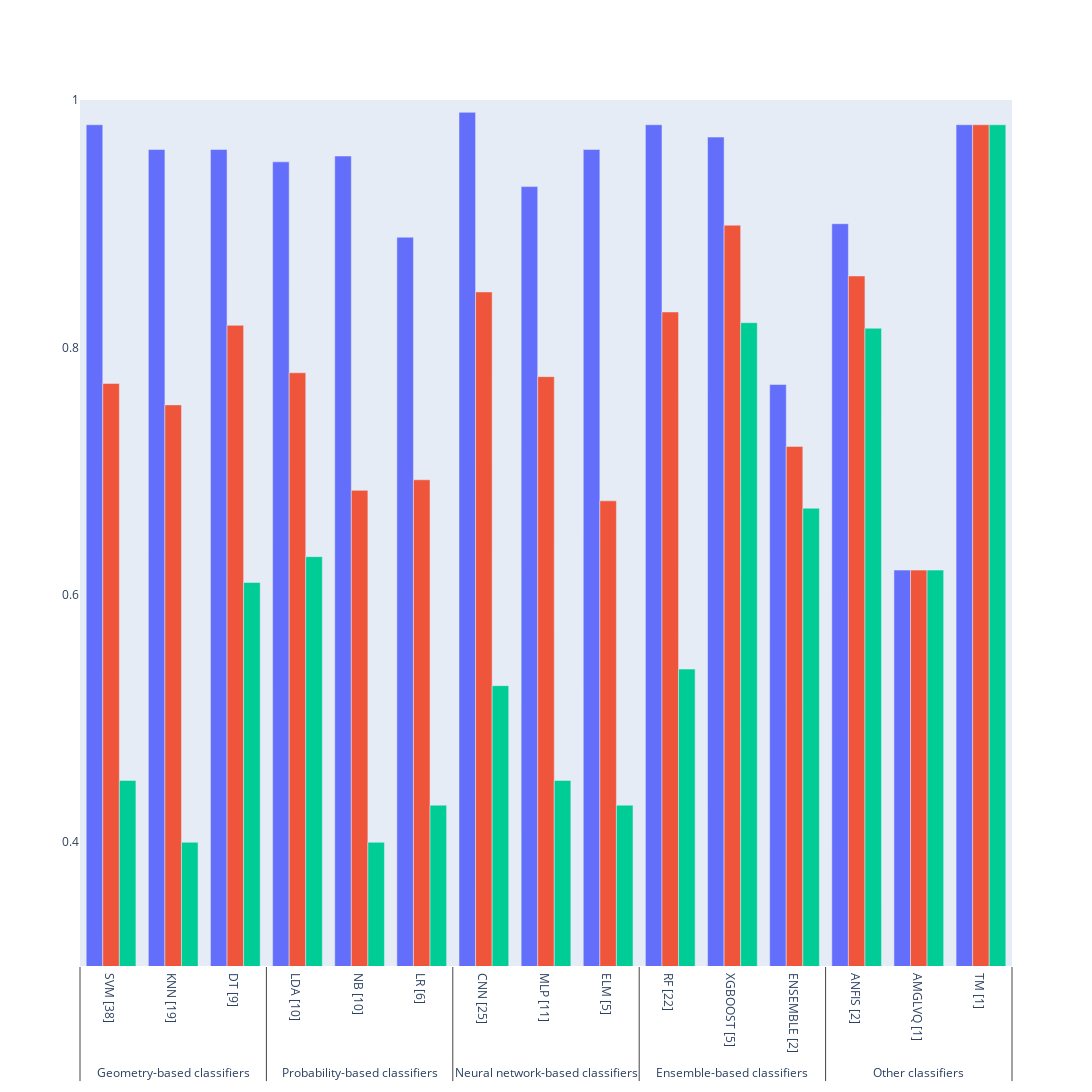

Notebook source saved alongside this figure:
### Code cell
import plotly.graph_objects as go
x = [
    df_class_vis['Category'].values.tolist(),
    df_class_vis['classifiers'].values.tolist()
    
]

fig = go.Figure()
fig.add_bar(name='max', x=x,y=df_class_vis['max'].values.tolist())#, text=df_class_vis['max'].values.tolist())
fig.add_bar(name='mean', x=x,y=df_class_vis['mean'].values.tolist())#, text=df_class_vis['mean'].values.tolist())
fig.add_bar(name='min', x=x,y=df_class_vis['min'].values.tolist())#, text=df_class_vis['min'].values.tolist())

#fig.update_traces(texttemplate='%{text:.2f}', textposition='outside')
fig.update_layout(legend_orientation="h",
                  legend=dict(x=0.4, y=1.15))  # Positions the legend above the chart
fig.update_layout(width=2200, height=1200,
                  yaxis={'showgrid': False, 'range':[0.3, 1.0],'dtick': 0.2},
                  showlegend =False)  # Customize the width and height in pixels



fig.show()

### Figure 1 — Plotly figure (JSON) as saved in the notebook; plotly's stock layout.template omitted (floating-point values rounded to 4 significant figures)
{"data": [{"name": "max", "type": "bar", "x": [["Geometry-based classifiers", "Geometry-based classifiers", "Geometry-based classifiers", "Probability-based classifiers", "Probability-based classifiers", "Probability-based classifiers", "Neural network-based classifiers", "Neural network-based classifiers", "Neural network-based classifiers", "Ensemble-based classifiers", "Ensemble-based classifiers", "Ensemble-based classifiers", "Other classifiers", "Other classifiers", "Other classifiers"], ["SVM [38]", "KNN [19]", "DT [9]", "LDA [10]", "NB [10]", "LR [6]", "CNN [25]", "MLP [11]", "ELM [5]", "RF [22]", "XGBOOST [5]", "ENSEMBLE [2]", "ANFIS [2]", "AMGLVQ [1]", "TM [1]"]], "y": [0.98, 0.96, 0.96, 0.95, 0.9547, 0.8891, 0.99, 0.93, 0.96, 0.98, 0.97, 0.77, 0.9, 0.62, 0.98]}, {"name": "mean", "type": "bar", "x": [["Geometry-based classifiers", "Geometry-based classifiers", "Geometry-based classifiers", "Probability-based classifiers", "Probability-based classifiers", "Probability-based classifiers", "Neural network-based classifiers", "Neural network-based classifiers", "Neural network-based classifiers", "Ensemble-based classifiers", "Ensemble-based classifiers", "Ensemble-based classifiers", "Other classifiers", "Other classifiers", "Other classifiers"], ["SVM [38]", "KNN [19]", "DT [9]", "LDA [10]", "NB [10]", "LR [6]", "CNN [25]", "MLP [11]", "ELM [5]", "RF [22]", "XGBOOST [5]", "ENSEMBLE [2]", "ANFIS [2]", "AMGLVQ [1]", "TM [1]"]], "y": [0.7709, 0.7536, 0.8178, 0.7795, 0.6845, 0.693, 0.8448, 0.7764, 0.676, 0.8287, 0.8988, 0.72, 0.8578, 0.62, 0.98]}, {"name": "min", "type": "bar", "x": [["Geometry-based classifiers", "Geometry-based classifiers", "Geometry-based classifiers", "Probability-based classifiers", "Probability-based classifiers", "Probability-based classifiers", "Neural network-based classifiers", "Neural network-based classifiers", "Neural network-based classifiers", "Ensemble-based classifiers", "Ensemble-based classifiers", "Ensemble-based classifiers", "Other classifiers", "Other classifiers", "Other classifiers"], ["SVM [38]", "KNN [19]", "DT [9]", "LDA [10]", "NB [10]", "LR [6]", "CNN [25]", "MLP [11]", "ELM [5]", "RF [22]", "XGBOOST [5]", "ENSEMBLE [2]", "ANFIS [2]", "AMGLVQ [1]", "TM [1]"]], "y": [0.45, 0.4, 0.61, 0.6309, 0.4, 0.43, 0.5266, 0.45, 0.43, 0.54, 0.82, 0.67, 0.8155, 0.62, 0.98]}], "layout": {"height": 1200, "legend": {"orientation": "h", "x": 0.4, "y": 1.15}, "showlegend": false, "width": 2200, "yaxis": {"dtick": 0.2, "range": [0.3, 1], "showgrid": false}}}
